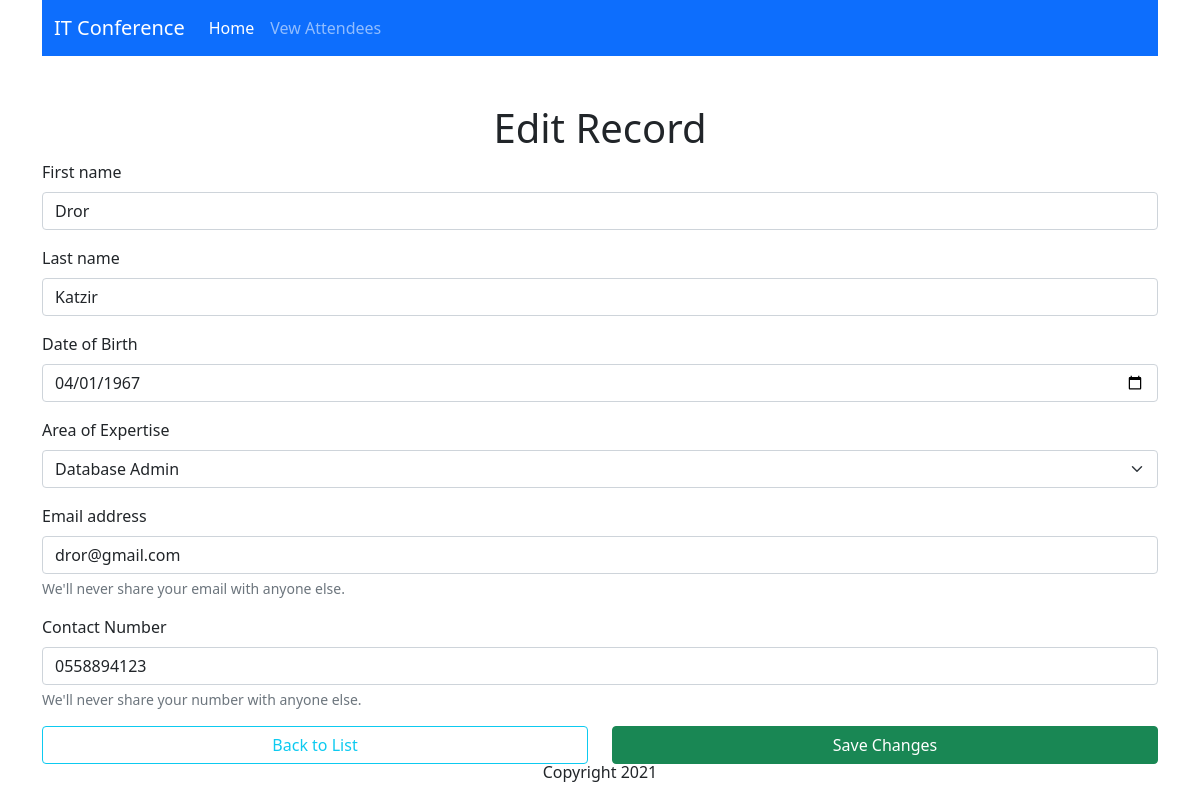
Page /edit.php?id=2 on the committed database.
### tables this page shows
CREATE TABLE `attendee` (
  `attendee_id` int(11) NOT NULL,
  `firstname` varchar(100) NOT NULL,
  `lastname` varchar(100) NOT NULL,
  `dateofbirth` date NOT NULL,
  `emailaddress` varchar(100) NOT NULL,
  `contactnumber` varchar(20) NOT NULL,
  `specialty_id` int(11) NOT NULL
);

### db/conn.php (called while the page is built)
<?php
    $host = '127.0.0.1';
    $db = 'attendance_db';
    $user = 'root';
    $pass = '';
    $charset = 'utf8mb4';
    $dsn = "mysql:host=$host;dbname=$db;charset=$charset";
    try{
        $pdo = new PDO($dsn, $user, $pass);
        $pdo->setAttribute(PDO::ATTR_ERRMODE, PDO::ERRMODE_EXCEPTION);
    }catch(PDOException $e){
        throw new PDOException($e->getMessage());
    }
    require_once 'crud.php';
    $crud = new crud($pdo);
?>

### db/crud.php (called while the page is built, shortened)
<?php
    class crud {
        private $db;
        function __construct($conn){
            $this->db = $conn;
        }
        public function getAttendeeDetails($id){
            try {
                $sql = "SELECT * FROM `attendee` a INNER JOIN `specialties` s ON a.specialty_id = s.specialty_id WHERE attendee_id = :id";
                $stmt = $this->db->prepare($sql);
                $stmt->bindparam(':id', $id);
                $stmt->execute();
                $result = $stmt->fetch();
                return $result;
            } catch (PDOException $e) {
                echo $e->getMessage();
                return false;
            }
        }
        public function getSpecialties(){
            try {
                $sql = "SELECT * FROM `specialties`";
                $result = $this->db->query($sql);
                return $result;
            } catch (PDOException $e) {
                echo $e->getMessage();
                return false;
            }
        }
    }
?>

### edit.php (the view, shortened to what this page needs)
<?php
    require_once 'includes/header.php';
    require_once 'db/conn.php';
    $results = $crud->getSpecialties();
    if(!isset($_GET['id'])){
        include 'includes/errormsg.php';
        header('Location: viewrecords.php');
    } else {
        $id = $_GET['id'];
        $attendee = $crud->getAttendeeDetails($id);
    ?>
            <h1 class="text-center">Edit Record</h1>
            <form method="POST" action="successedit.php">
                <div class="mb-3">
                    <label for="firstname" class="form-label">First name</label>
                    <input type="text" class="form-control" id="firstname" name="firstname" value="<?= $attendee['firstname'] ?>">
                </div>
                <div class="mb-3">
                    <label for="lastname" class="form-label">Last name</label>
                    <input type="text" class="form-control" id="lastname" name="lastname" value="<?= $attendee['lastname'] ?>">
                </div>
                <div class="mb-3">
                    <label for="dob" class="form-label">Date of Birth</label>
                    <input type="date" class="form-control" id="dob" name="dob" value="<?= $attendee['dateofbirth'] ?>">
                </div>
                <div class="mb-3">
                    <label for="specialty" class="form-label">Area of Expertise</label>
                    <select class="form-select" id="specialty" name="specialty">
                    <?php while($r = $results->fetch(PDO::FETCH_ASSOC)) { ?>
                        <option value="<?= $r['specialty_id'] ?>" <?php if($r['specialty_id'] == $attendee['specialty_id']) echo 'selected' ?> >
                            <?= $r['name']; ?>
                        </option>
                    <?php } ?>
                    </select>
                </div>
                <div class="mb-3">
                    <label for="email" class="form-label">Email address</label>
                    <input type="email" class="form-control" id="email" aria-describedby="emailHelp" name="email" value="<?= $attendee['emailaddress'] ?>">
                    <div id="emailHelp" class="form-text">We'll never share your email with anyone else.</div>
                </div>
                <div class="mb-3">
                    <label for="phone" class="form-label">Contact Number</label>
                    <input type="text" class="form-control" id="phone" aria-describedby="phoneHelp" name="phone" value="<?= $attendee['contactnumber'] ?>">
                    <div id="phoneHelp" class="form-text">We'll never share your number with anyone else.</div>
                </div>
                <div class="row">
                    <div class="col-6 d-grid gap-2">
                        <a href="viewrecords.php" class="btn btn-outline-info">Back to List</a>
                    </div>
                    <div class="col-6 d-grid gap-2">
                        <button type="submit" name="submit" class="btn btn-success">Save Changes</button>
                    </div>
                </div>
            </form>
    <?php } ?>
<?php require_once 'includes/footer.php'; ?>

### rows in the picture
attendee: firstname "Dror", lastname "Katzir", dob "04/01/1967", email "dror@gmail.com", phone "0558894123"

### other values in the picture
form field specialty "Database Admin"
